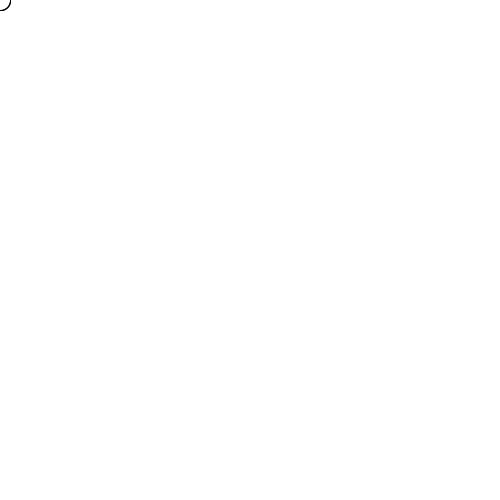
Frame 1 (no input)
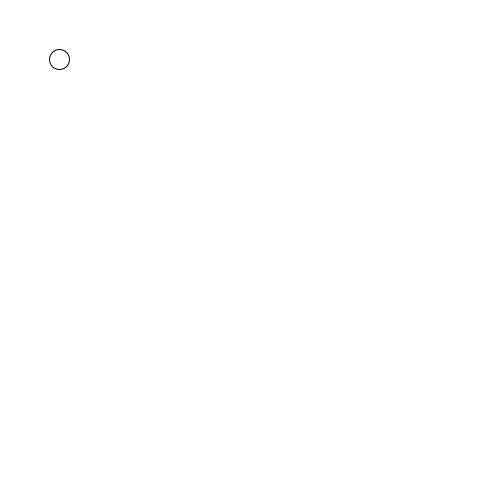
Frame 60 (the mouse pressed at the canvas centre just before this capture)
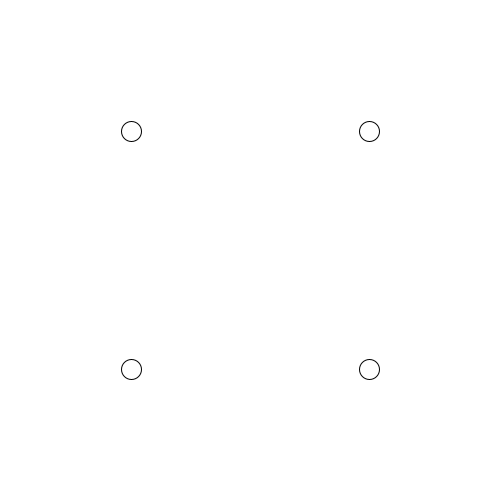
Frame 120 (the mouse held since frame 60 and released just before this capture)

The Processing sketch that drew these frames (run headless with seeded random() and noise(); from frame 60 on, the mouse is pressed at the canvas centre):

// Processing sketch: mouseExplode
// ── mouseExplode.pde
int x=0;
void setup()
{
  size(500,500);
  background(255);
  frameRate(30);
}

void draw()
{
  background(255);
  circle(mouseX-x,mouseY-x,20);
  circle(mouseX-x,mouseY+x,20);
  circle(mouseX+x,mouseY+x,20);
  circle(mouseX+x,mouseY-x,20);
  x++;
}
